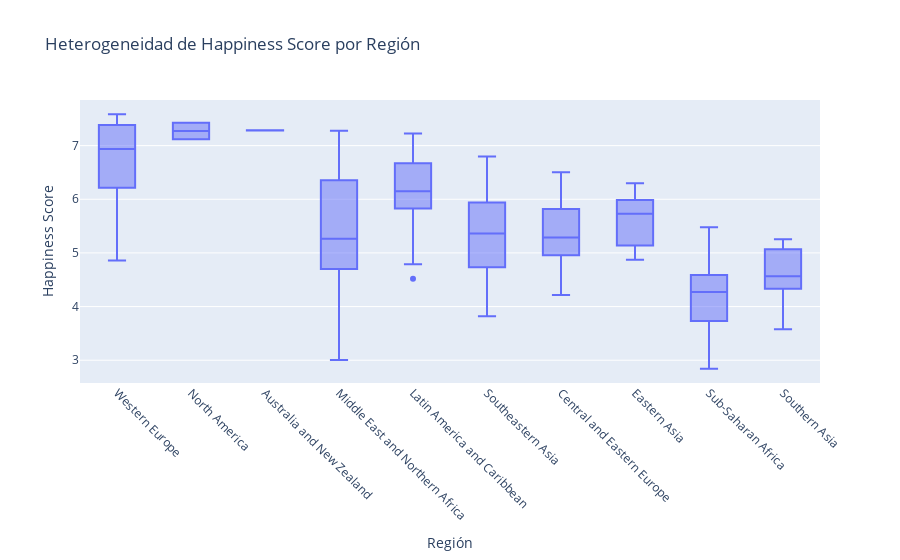

This figure's notebook cell:
### Code cell
# Visualización 8

# Boxplot de Happiness Score por Region
fig8 = px.box(
    df,
    x="Region",              
    y="Happiness Score",     
    points="outliers",       
    title="Heterogeneidad de Happiness Score por Región"
)

fig8.update_layout(
    xaxis_title="Región",
    yaxis_title="Happiness Score",
    xaxis_tickangle=45
)

fig8.show()

### Figure 1 — Plotly figure (JSON) as saved in the notebook; plotly's stock layout.template omitted (floating-point values rounded to 4 significant figures; data arrays with more than 128 entries replaced by an {"elided": "..."} marker saying what was removed)
{"data": [{"alignmentgroup": "True", "boxpoints": "outliers", "hovertemplate": "Region=%{x}<br>Happiness Score=%{y}<extra></extra>", "legendgroup": "", "marker": {"color": "#636efa"}, "name": "", "notched": false, "offsetgroup": "", "orientation": "v", "showlegend": false, "type": "box", "x": {"elided": "158 str values"}, "x0": " ", "xaxis": "x", "y": {"elided": "158 float values"}, "y0": " ", "yaxis": "y"}], "layout": {"boxmode": "group", "legend": {"tracegroupgap": 0}, "title": {"text": "Heterogeneidad de Happiness Score por Región"}, "xaxis": {"anchor": "y", "domain": [0, 1], "tickangle": 45, "title": {"text": "Región"}}, "yaxis": {"anchor": "x", "domain": [0, 1], "title": {"text": "Happiness Score"}}}}
